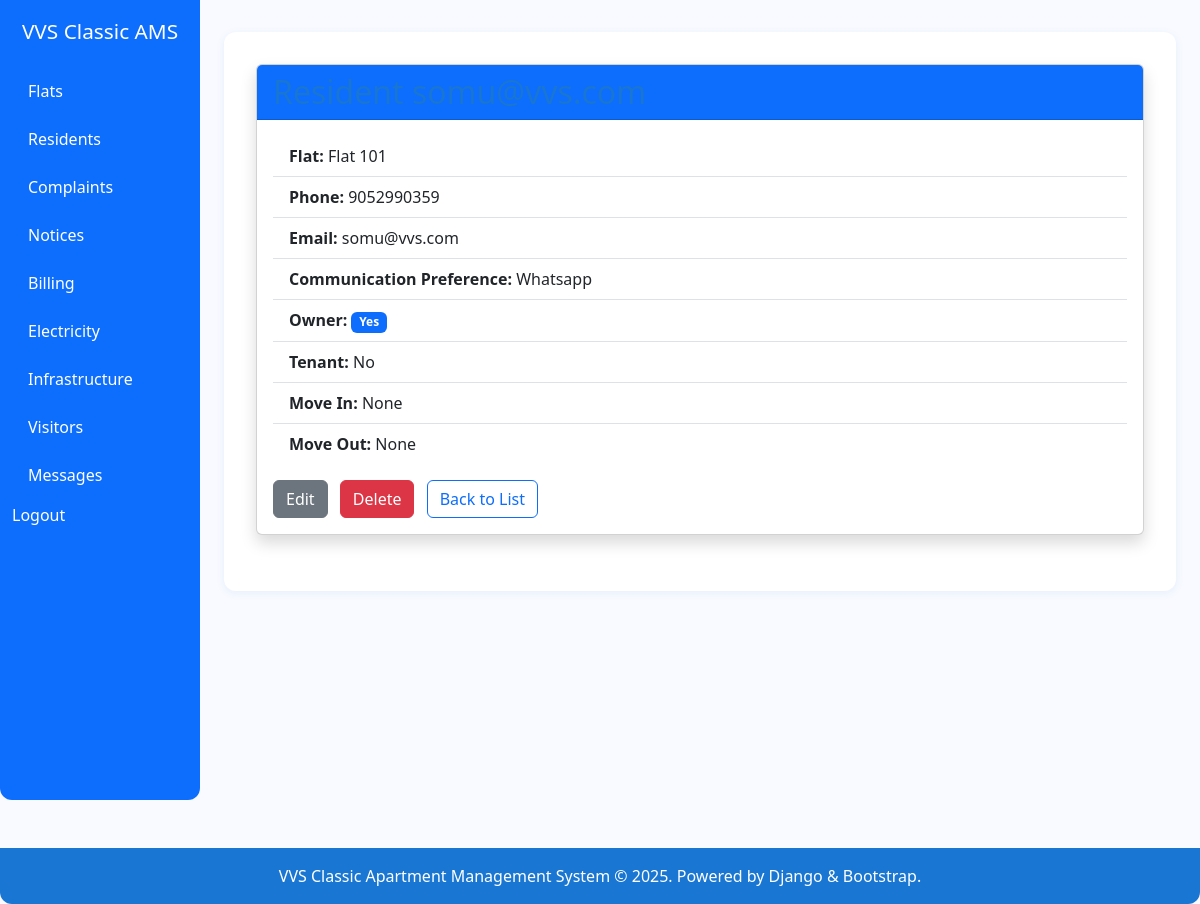
The page /residents/1/ (signed in) on the database its author committed.
### residents/models.py (models this page shows, shortened)
class ResidentProfile(models.Model):
    user = models.OneToOneField(get_user_model(), on_delete=models.CASCADE, related_name='resident_profile')
    flat = models.ForeignKey(Flat, on_delete=models.CASCADE, related_name='residents')
    phone = models.CharField(max_length=15)
    email = models.EmailField()
    communication_pref = models.CharField(max_length=20, choices=[('email', 'Email'), ('whatsapp', 'WhatsApp')], default='email')
    is_owner = models.BooleanField(default=False)
    is_tenant = models.BooleanField(default=False)
    move_in_date = models.DateField(null=True, blank=True)
    move_out_date = models.DateField(null=True, blank=True)
    created_at = models.DateTimeField(auto_now_add=True)
    updated_at = models.DateTimeField(auto_now=True)

### flats/models.py (models this page shows)
class Flat(models.Model):
    number = models.CharField(max_length=10, unique=True)
    uds_area = models.DecimalField(max_digits=8, decimal_places=2)
    ownership_type = models.CharField(max_length=20, choices=[('owner', 'Owner'), ('tenant', 'Tenant')])
    owner = models.ForeignKey(get_user_model(), on_delete=models.CASCADE, related_name='owned_flats')
    tenant = models.ForeignKey(get_user_model(), on_delete=models.SET_NULL, null=True, blank=True, related_name='rented_flats')
    is_occupied = models.BooleanField(default=True)
    occupancy_start = models.DateField(null=True, blank=True)
    occupancy_end = models.DateField(null=True, blank=True)
    created_at = models.DateTimeField(auto_now_add=True)
    updated_at = models.DateTimeField(auto_now=True)
    def __str__(self):
        return f"Flat {self.number}"

### residents/views.py (the view)
# urls.py: path('<int:pk>/', views.resident_detail, name='resident_detail'),
@login_required
def resident_detail(request, pk):
    resident = get_object_or_404(ResidentProfile, pk=pk)
    return render(request, 'residents/resident_detail.html', {'resident': resident})

### templates/residents/resident_detail.html
{% extends 'base.html' %}
{% block content %}
<div class="card shadow mb-4">
    <div class="card-header bg-primary text-white">
        <h2 class="mb-0">Resident {{ resident.user }}</h2>
    </div>
    <div class="card-body">
        <ul class="list-group list-group-flush mb-3">
            <li class="list-group-item"><strong>Flat:</strong> {{ resident.flat }}</li>
            <li class="list-group-item"><strong>Phone:</strong> {{ resident.phone }}</li>
            <li class="list-group-item"><strong>Email:</strong> {{ resident.email }}</li>
            <li class="list-group-item"><strong>Communication Preference:</strong> {{ resident.communication_pref|title }}</li>
            <li class="list-group-item"><strong>Owner:</strong> {% if resident.is_owner %}<span class="badge bg-primary">Yes</span>{% else %}No{% endif %}</li>
            <li class="list-group-item"><strong>Tenant:</strong> {% if resident.is_tenant %}<span class="badge bg-info text-dark">Yes</span>{% else %}No{% endif %}</li>
            <li class="list-group-item"><strong>Move In:</strong> {{ resident.move_in_date }}</li>
            <li class="list-group-item"><strong>Move Out:</strong> {{ resident.move_out_date }}</li>
        </ul>
        <a href="{% url 'residents:resident_update' resident.pk %}" class="btn btn-secondary me-2">Edit</a>
        <a href="{% url 'residents:resident_delete' resident.pk %}" class="btn btn-danger me-2">Delete</a>
        <a href="{% url 'residents:resident_list' %}" class="btn btn-outline-primary">Back to List</a>
    </div>
</div>
{% endblock %}

### templates/base.html (style rules this page uses)
body { background: #f8faff; color: #1a237e; font-family: 'Segoe UI', 'Roboto', Arial, sans-serif; }
h2, h1 { color: #1976d2; }

### rows shown on the page
ResidentProfile: flat "Flat 101", phone "9052990359", email "somu@vvs.com", communication_pref "Whatsapp", move_in_date "None", move_out_date "None"

### other values the page prints
{{ now|default:2025 }} "2025"
